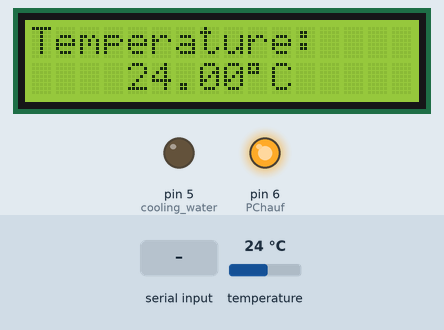
Bench run of a sketch on a simulated Arduino Uno, built with avr-gcc and run on an emulated ATmega328P. On the bench: 16×2 character LCD, output pins drawn as LEDs (lit = HIGH). The inputs (shaded band) are chosen by the test bench; at power-on: temperature 24 °C.

Above: at 1.2 s.
1.3 s: "*0000*\n" received over the second serial link
At 3.4 s:
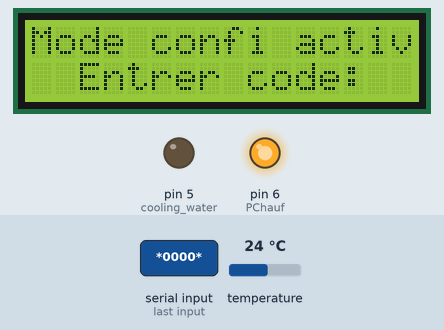
4.2 s: "*0\n" received over the second serial link
At 5.5 s:
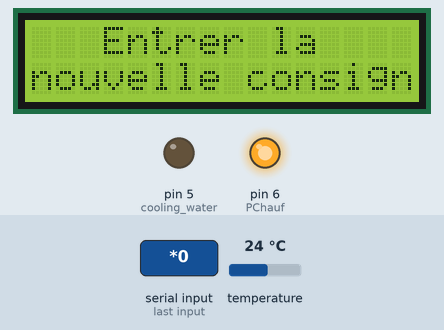
6.7 s: "ON\n" received over the second serial link
At 8.1 s:
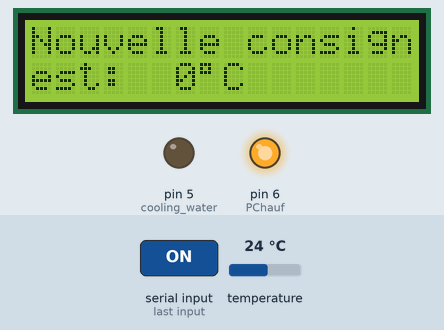
Timing chart, 0 to 63.2 s (numbered marks = the images above; inputs shaded):
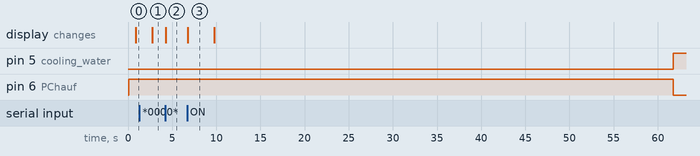

The sketch:

giving_commmands_to_lcd_with_PD_regulation.ino
```cpp
// Include the required Arduino libraries:
#include <OneWire.h>
#include <DallasTemperature.h>
#include <Wire.h>
#include <LiquidCrystal_I2C.h>
#include <SoftwareSerial.h>
#define ONE_WIRE_BUS 2

int PChauf = 6,one_time;
int cooling_water = 5;
int SV=40;//consigne
int new_SV;
float e_now,e_before=0; //l'erreur

float Kp_chauf=6.50,Kp_cool=0.4;//le gain propor
float Kd_chauf=12.00,Kd_cool=9.00;//le gain derivée

float delay1_total,delay1_prop,delay1_deriv,delay2_total,delay2_prop,delay2_deriv;

float tempC;
String password,SV_string,code,z="True";

// Define to which pin of the Arduino the 1-Wire bus is connected:


// Create a new instance of the oneWire class to communicate with any OneWire device:
OneWire oneWire(ONE_WIRE_BUS);


SoftwareSerial BTSerial(10,11);//  RX--10 et TX--11


// Pass the oneWire reference to DallasTemperature library:
DallasTemperature sensors(&oneWire);


LiquidCrystal_I2C lcd(0x27,16,2);
/////////////////functions///////////////
void System(String o){
  if (o=="ON"){
    digitalWrite(PChauf,HIGH);
    digitalWrite(cooling_water,LOW);
  }
  if (o=="OFF"){
    digitalWrite(PChauf,LOW);
    digitalWrite(cooling_water,HIGH);
  }
}
//***********************//
void lcd_display(float x){

  lcd.setCursor(0,0);
  lcd.print("Temperature:");
  lcd.setCursor(4,1);
  lcd.print(x);
  lcd.print("\337C");
}
//**********************//
/*void Fix_temp_here(){
  if (e_now<=e_before){
    System("OFF");
    delay(2000);
  }

  if (e_now>e_before){
    System("ON");
    delay(2000);
  }
}*/
//**********************//
void check_for_commands(){
  while (BTSerial.available()){
    password=BTSerial.readStringUntil('\n');
    //BTSerial.println(password);
    z="True";
    if (password=="*0000*"){
      //BTSerial.println("yo password checked in");
      lcd.clear();
      while (z=="True"){
        lcd.setCursor(0,0);
        lcd.print("Mode confi active");
        lcd.setCursor(2,1);
        lcd.print("Entrer code:");
        if (BTSerial.available()){
          code=BTSerial.readStringUntil('\n');
          if (code=="*0"){
            lcd.clear();
            while (z=="True"){
              lcd.setCursor(3,0);
              lcd.print("Entrer la");
              lcd.setCursor(0,1);
              lcd.print("nouvelle consigne:");
              if (BTSerial.available()){
                SV_string=BTSerial.readStringUntil('\n');
                new_SV=SV_string.toInt();
                lcd.clear();
                while (z=="True"){
                  lcd.setCursor(0,0);
                  lcd.print("Nouvelle consign");
                  lcd.setCursor(0,1);
                  lcd.print("est:");
                  lcd.setCursor(6,1);
                  lcd.print(new_SV);
                  lcd.print("\337C");
                  SV=new_SV;
                  z="False";
                  delay(3000);
                  lcd.clear();
                }
              }
            }
          }
        }
      }
    }
  }
}
//*********************************//
void SV_start(){
  z="True";
  one_time=0;
  while (z=="True"){
    lcd.setCursor(1,0);
    lcd.print("Enter consigne");
    if (BTSerial.available()){
      lcd.clear();
      SV_string=BTSerial.readStringUntil('\n');
      SV=SV_string.toInt();
      while (z=="True"){
        lcd.setCursor(0,0);
        lcd.print("La consigne est:");
        lcd.setCursor(6,1);
        lcd.print(SV);
        lcd.print("\337C");
        z="False";
        delay(3000);
        lcd.clear();
        one_time+=1;
      }
    }
  }
}

///////////////END functions////////////////


void setup() {
  // Begin serial communication at a baud rate of 9600:
  Serial.begin(9600);

  lcd.init();
  lcd.backlight();

  BTSerial.begin(9600);

  pinMode(PChauf,OUTPUT);
  digitalWrite(PChauf,HIGH);

  pinMode(cooling_water,OUTPUT);
  digitalWrite(cooling_water,LOW);

  sensors.begin();       // Start up the library DS18B20
}


void loop() {
  // Send the command for all devices on the bus to perform a temperature conversion:
  sensors.requestTemperatures();

  // Fetch the temperature in degrees Celsius for device index:
  float tempC = sensors.getTempCByIndex(0); // the index 0 refers to the first device
  // Fetch the temperature in degrees Fahrenheit for device index:

  while (tempC==-127.00){
    sensors.requestTemperatures();
    tempC = sensors.getTempCByIndex(0);
  }


 /* if (one_time==0){
    SV_start();
  }*/


  // Print the temperature in Celsius in the Serial Monitor:
  BTSerial.print("Temperature: ");
  BTSerial.print(tempC);
  BTSerial.print(" , ");
  BTSerial.println(SV);
  e_now=SV-tempC;


  lcd_display(tempC);

  check_for_commands();

/////////////////Calculation bloc////////////
  delay1_prop=(e_now*Kp_chauf)*500.00;
  delay1_deriv=(Kd_chauf*(e_now-e_before))*500;

  delay1_total=(delay1_prop+delay1_deriv);
  /*Serial.print(" delay1_prop is ");
  Serial.print(delay1_prop);
  Serial.print(" delay1_deriv is ");
  Serial.print(delay1_deriv);
  Serial.print(" delay1_total is ");
  Serial.println(delay1_total);*/

  delay2_prop=e_now*Kp_cool*500;
  delay2_deriv=Kd_cool*(e_before-e_now)*500;

  /*if (delay2_prop<0){
    delay2_prop=-delay2_prop;
  }
  else {
    delay2_prop=delay2_prop;
  }*/

  delay2_total=(delay2_prop+delay2_deriv);

  /*BTSerial.print(" the delay1_tot is: ");
  BTSerial.print(delay1_total);
  BTSerial.print(" past delay2_yoy is: ");
  BTSerial.println(delay2_total);*/


///////////////regulation bloc///////////////
  System("ON");
  if (tempC>=SV-2.5){
    if (delay1_total<0){
      delay(0);
    }
    else{
      delay(delay1_total);
    }
    System("OFF");
    if (delay2_total<0){
      delay(0);
    }
    else{
      delay(delay2_total);
    }
  }

  else{
    delay(1000);
  }


  e_before=e_now;


}
```

Measured:
- after the input at 1.3 s, the display: changes after 1.4 s (image 1)
- after the input at 4.2 s, the display: changes after 0.06 s (image 2)
- after the input at 6.7 s, pin 5 (cooling_water): LOW → HIGH after 55.0 s; pin 6 (PChauf): HIGH → LOW after 55.0 s; the display: changes at once (image 3)
